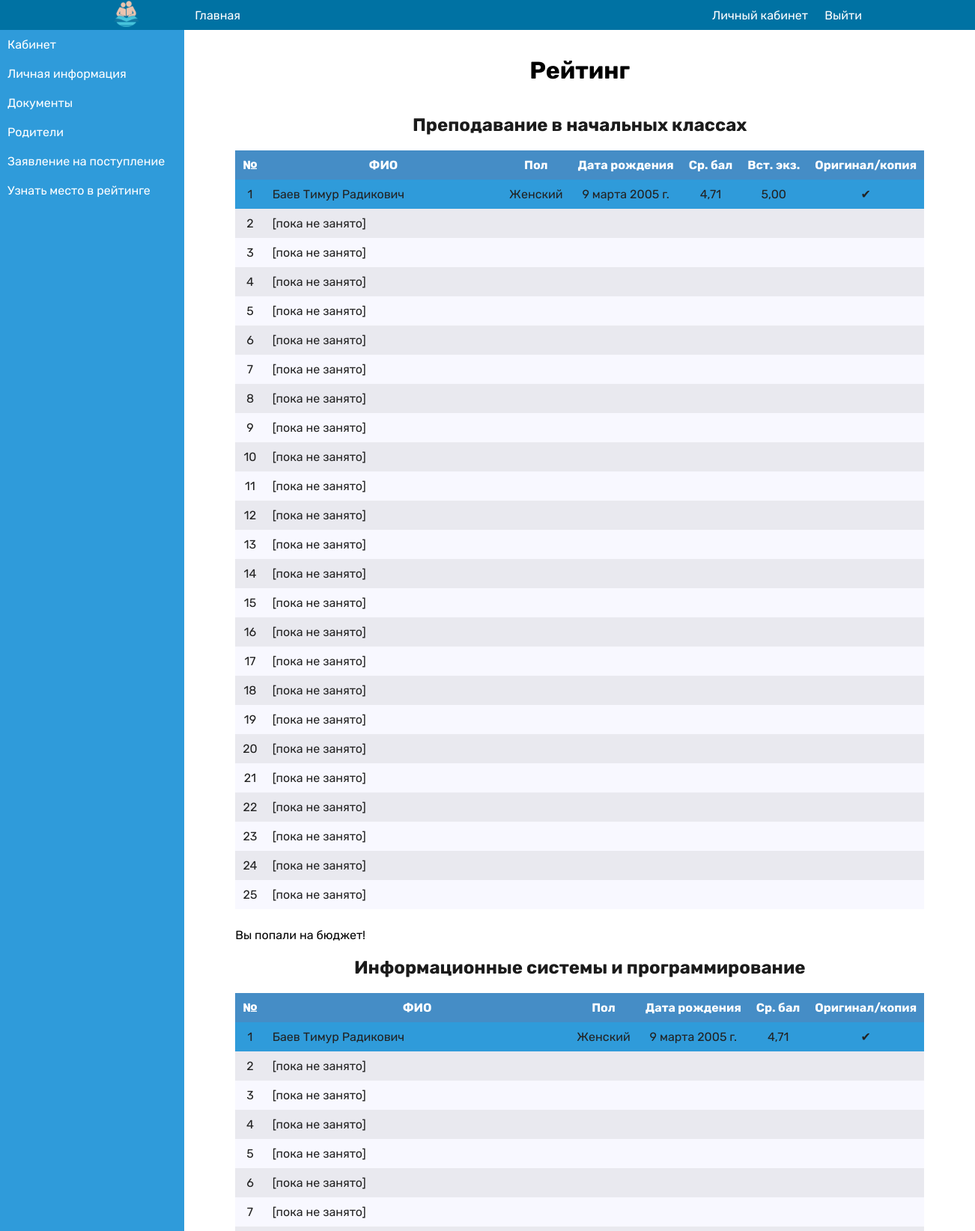
The app's page /account/profile/rank/ (signed in, upper part), older data.
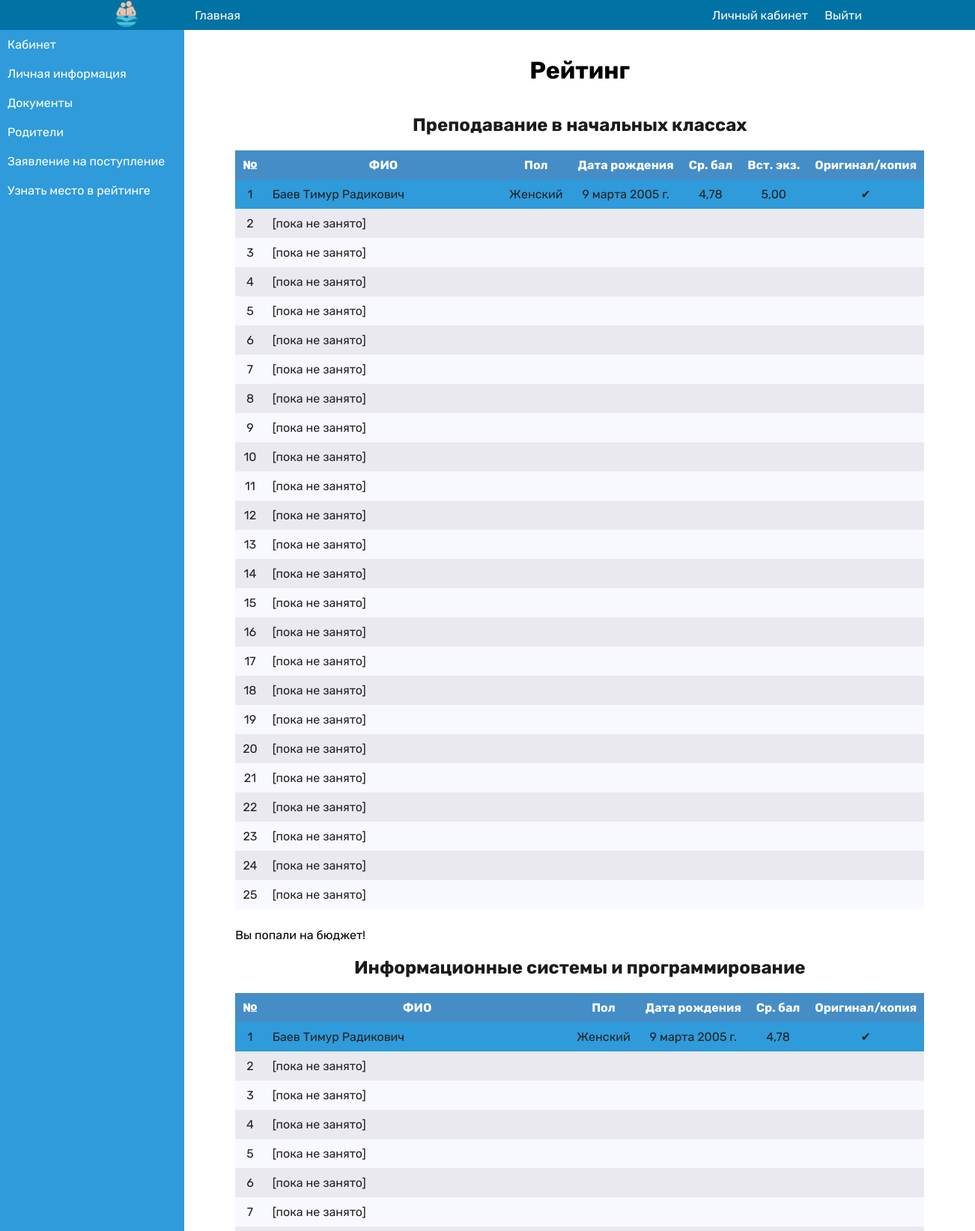
The same page, newer data.
### main/models.py (models this page shows, shortened)
class Department(models.Model):
    name = models.CharField(max_length=100, verbose_name="Название")
    class Meta:
        verbose_name = "Отделение"
        verbose_name_plural = "Отделения"
    def __str__(self):
        return self.name

class Admission(models.Model):
    applicant = models.OneToOneField(Applicant, on_delete=models.CASCADE, verbose_name="Абитуриент",
                                     related_name="student")
    department = models.ManyToManyField('Department', verbose_name="Отделение",
                                        blank=True)
    admission_date = models.DateField(verbose_name="Дата поступления", auto_now=True)
    number_of_5 = models.PositiveIntegerField(default=0, validators=[MinValueValidator(0), MaxValueValidator(20)],
                                              verbose_name="Количество пятерок", blank=True, null=True)
    number_of_4 = models.PositiveIntegerField(default=0, validators=[MinValueValidator(0), MaxValueValidator(20)],
                                              verbose_name="Количество четверок", blank=True, null=True)
    number_of_3 = models.PositiveIntegerField(default=0, validators=[MinValueValidator(0), MaxValueValidator(20)],
                                              verbose_name="Количество троек", blank=True, null=True)
    average_score = models.DecimalField(default=0.0, max_digits=5, decimal_places=2,
                                        verbose_name="Средний балл", blank=True, null=True)
    internal_exam = models.DecimalField(default=Decimal(0.0), max_digits=5, decimal_places=2,
                                        verbose_name="Результаты экзамена", blank=True, null=True)
    application_status = models.CharField(max_length=50, verbose_name="Статус заявки",
                                          choices=(("Рассмотрение", "Рассмотрение"),
                                                   ("Отказано", "Отказано"),
                                                   ("Принят", "Принят"),
                                                   ("Отправлен на заполнение", "Отправлен на заполнение")),
                                          default='Рассмотрение')
    original_or_copy = models.BooleanField(verbose_name="Оригинал или копия", blank=True, null=True, default=False)
    out_of_budget = models.BooleanField(default=False, verbose_name="Внебюджет", blank=True, null=True)
    received_receipt = models.BooleanField(default=False, verbose_name="Получил расписку", blank=True, null=True)
    internal_exam_conducted = models.BooleanField(default=False, verbose_name="Вступительный экзамен проведен",
                                                  blank=True, null=True)
    documents_collected = models.BooleanField(default=False, verbose_name="Документы забраны", blank=True, null=True)
    application_in_gov_services = models.BooleanField(default=False, verbose_name="Заявление в гос. услугах",
                                                      blank=True, null=True)
    created_at = models.DateTimeField(auto_now_add=True, verbose_name='Дата отправки', blank=True, null=True)
    updated_at = models.DateTimeField(auto_now=True, verbose_name='Дата обновления', blank=True, null=True)
    class Meta:
        verbose_name = "Поступление"
        verbose_name_plural = "Поступления"
    def get_departments(self):
        response = ''
        if self.department.exists():
            for department in self.department.all():
                response += f'{department.name}  '
        response.replace(',', '.')
        return response
    def get_fio(self):
        return f'{self.applicant.last_name} {self.applicant.first_name} {self.applicant.patronymic}'
    get_fio.short_description = 'ФИО'
    get_departments.short_description = 'Выбранные отделения'
    def get_original_or_copy(self):
        if self.original_or_copy:
            return '✔'
        else:
            return '✖'

class Applicant(models.Model):
    photo = models.ImageField(upload_to="applicants_photos/", default="applicants_photos/default.jpg",
                              verbose_name="Фото лица, 3x4")
    last_name = models.CharField(max_length=100, verbose_name="Фамилия")
    first_name = models.CharField(max_length=100, verbose_name="Имя")
    patronymic = models.CharField(max_length=100, verbose_name="Отчество")
    gender = models.CharField(max_length=10, verbose_name="Пол", choices=(("Мужской", "Мужской"),
                                                                          ("Женский", "Женский")),
                              default='Мужской')
    birth_date = models.DateField(verbose_name="Дата рождения")
    email = models.EmailField(verbose_name="Эл.Почта")
    phone = models.CharField(max_length=20, verbose_name='Номер телефона студента', blank=True, null=True)
    address = models.CharField(max_length=255, verbose_name="Адрес проживания")
    school = models.CharField(max_length=255, verbose_name="Школа")
    YEAR_CHOICES = [(f'{r}', f'{r}') for r in range(datetime.date.today().year - 3, datetime.date.today().year + 1)]
    graduation_date = models.CharField(max_length=20, choices=YEAR_CHOICES, default=YEAR_CHOICES[0],
                                       verbose_name="Дата окончания школы", )
    education = models.CharField(max_length=100, verbose_name="Образование",
                                 choices=(("Основное общее", "Основное общее"),
                                          ("Среднее(полное) общее образование", "Среднее(полное) общее образование"),
                                          ("Начальное профессиональное образование", "Начальное профессиональное "
                                                                                     "образование"),
                                          ("Среднее профессиональное образование", "Среднее профессиональное "
                                                                                   "образование"),
                                          ("Высшее профессиональное образование", "Высшее профессиональное "
                                                                                  "образование")),
                                 default='Среднее(полное) общее образование'
                                 )
    consent = models.FileField(upload_to="consents/",
                               verbose_name='Согласие на обработку данных', blank=True, null=True)
    status = models.CharField(max_length=20, verbose_name="Статус заявки",
                              choices=(("Рассмотрение", "Рассмотрение"), ("Выдан ответ", "Выдан ответ")),
                              default='Рассмотрение')
    created_at = models.DateTimeField(auto_now_add=True, verbose_name='Дата отправки')
    updated_at = models.DateTimeField(auto_now=True, verbose_name='Дата обновления')
    class Meta:
        verbose_name = "Абитуриент"
        verbose_name_plural = "Абитуриенты"
    def get_graduation_date(self):
        return f'{self.graduation_date}'
    get_graduation_date.short_description = 'Год окончания'
    def get_gender(self):
        if self.gender == 'Мужской':
            return 'Мужской'
        else:
            return 'Женский'

### account/views.py (the view)
# urls.py: path('profile/rank/', RankProfileView.as_view(), name='rank-profile'),
class RankProfileView(LoginRequiredMixin, ListView):
    template_name = 'account/profile_rank.html'
    model = Admission
    def get_queryset(self):
        average_score = '4.0'
        user_departments = self.request.user.student.student.department.values_list('name', flat=True).distinct()
        user_admissions = Admission.objects.filter(applicant=self.request.user.student)
        department_admissions = []
        for departments in user_departments:
            department = Department.objects.get(name=departments)
            all_admissions = Admission.objects.filter(
                department=department,
                application_status__contains='accepted',
                average_score__gte=Decimal(average_score)
            ).order_by('-average_score', '-internal_exam')[:25]
            top_25_admissions = all_admissions[:25]
            while len(top_25_admissions) < 25:
                top_25_admissions = list(top_25_admissions) + [None]  # Добавляем None для пустых строк
            user_admission = user_admissions.filter(department=department).first()
            user_rank = list(all_admissions).index(user_admission) + 1 if user_admission in all_admissions else None
            is_on_budget = user_rank is not None and user_rank <= 25
            department_admissions.append((department, top_25_admissions, user_rank, is_on_budget))
        return department_admissions
    def get_context_data(self, **kwargs):
        context = super().get_context_data(**kwargs)
        context['department_admissions'] = self.get_queryset()
        return context

### account/templates/account/profile_rank.html (shortened to what this page needs)
{% extends 'account/profile_base.html' %}
{% load custom_tags %}
{% block content %}
    <div class="container">
        <h1 class="profile-header">Рейтинг</h1>
        <div>
            {% if department_admissions %}
                {% for department, admissions, user_rank, is_on_budget in department_admissions %}
                    <table class="table">
                        <caption class="table-caption">{{ department }}</caption>
                        <thead>
                        <tr>
                            <th>№</th>
                            <th>ФИО</th>
                            <th>Пол</th>
                            <th nowrap>Дата рождения</th>
                            <th nowrap>Ср. бал</th>
                            {% if department.name != "Информационные системы и программирование" %}
                                <th nowrap>Вст. экз.</th>
                            {% endif %}
                            <th nowrap>Оригинал/копия</th>
                        </tr>
                        </thead>
                        <tbody>
                        {% for admission in admissions %}
                            {% if admission %}
                                <tr {% if admission.applicant == user.student %} class="current-user" {% endif %}>
                                    <td>{{ forloop.counter }}</td>
                                    <td class="empty-cell" nowrap>
                                        {% if admission.applicant == user.student %}
                                            {{ admission.get_fio }}
                                        {% else %}
                                            {{ admission.get_secret_fio }}
                                        {% endif %}
                                    </td>
                                    <td>{{ admission.applicant.get_gender }}</td>
                                    <td nowrap>{{ admission.applicant.birth_date }}</td>
                                    <td>{{ admission.average_score }}</td>
                                    {% if department.name != "Информационные системы и программирование" %}
                                        <td>{{ admission.internal_exam }}</td>
                                    {% endif %}
                                    <td>{{ admission.get_original_or_copy }}</td>
                                </tr>
                            {% else %}
                                <tr>
                                    <td>{{ forloop.counter }}</td>
                                    <td class="empty-cell">[пока не занято]</td>
                                    <td></td>
                                    <td></td>
                                    <td></td>
                                    {% if department.name != "Информационные системы и программирование" %}
                                        <td></td>
                                    {% endif %}
                                    <td></td>
                                </tr>
                            {% endif %}
                        {% endfor %}
                        </tbody>
                    </table>
                    <p>
                        {% if is_on_budget %}
                            Вы попали на бюджет!
                        {% else %}
                            Ваш текущий рейтинг: {{ user_rank|default:0 }}. Вы не попали в топ-25, но ваш рейтинг среди всех
                            студентов {{ user_rank|default:0 }}.
                        {% endif %}
                    </p>
                {% endfor %}
            {% else %}
                <p>Вы ещё не заполнили данные.</p>
            {% endif %}
        </div>
    </div>
{% endblock %}

### account/templates/account/profile_base.html (shortened to what this page needs)
{% extends 'base.html' %}
{% block profile_class %}profile{% endblock %}
{% block side-menu %}
    <nav class="side-menu">
        <ul>
            <li><a href="{% url 'account:profile' user.id %}">Кабинет</a></li>
            <li><a href="{% url 'account:profile-edit' user.student.id %}">Личная информация</a></li>
            <li><a href="{% url 'account:documents-edit' user.student.id %}">Документы</a></li>
            <li><a href="{% url 'account:parents-edit' user.student.id %}">Родители</a></li>
            <li><a href="{% url 'account:admission-create' user.student.id %}">Заявление на поступление</a></li>
            <li><a href="{% url 'account:rank-profile' %}">Узнать место в рейтинге</a></li>
        </ul>
    </nav>
{% endblock %}

### templates/base.html (shortened to what this page needs)
{% load static %}
<!doctype html>
<html lang="en">
<head>
    <link rel="stylesheet" href="{% static 'css/fonts.css' %}">
    <link rel="stylesheet" href="{% static 'css/style.css' %}">
    <link rel="stylesheet" href="https://code.jquery.com/ui/1.13.3/themes/base/jquery-ui.css">
</head>
<body>
<div class="wrapper">
    <header class="header">
        <div class="container">
            <nav class="navigation-menu">
                <ul class="navigation-menu-list">
                    <li><a href="{% url 'home' %}"><img src="{% static 'main/img/logo.svg' %}" alt=""></a></li>
                    <li><a href="{% url 'home' %}">Главная</a></li>
                </ul>
                <ul class="navigation-menu-list">
                    {% if user.is_authenticated %}
                        {% if user.is_superuser or user.is_staff %}
                            <li><a href="/admin/">Админ-панель</a></li>
                        {% else %}
                            <li><a href="{% url 'account:profile' user.id %}">Личный кабинет</a></li>
                        {% endif %}
                        <li>
                            <form action="{% url 'account:logout' %}" method="post">
                                <button class="exit-button" type="submit">Выйти</button>
                            </form>
                        </li>
                    {% else %}
                        <li><a href="{% url 'account:login' %}">Логин</a></li>
                        <li><a href="{% url 'form' %}">Регистрация</a></li>
                    {% endif %}
                </ul>
            </nav>
        </div>
    </header>
    <main class="{% block profile_class %}{% endblock %}">
        {% block side-menu %}
        {% endblock %}
        <div class="mainside">
            {% block content %}
            {% endblock %}
        </div>
    </main>
</div>
</body>
</html>

Row changes from the older to the newer data that the page shows:
changed Admission "Баев Тимур Радикович": average_score "4,71" → "4,78"
